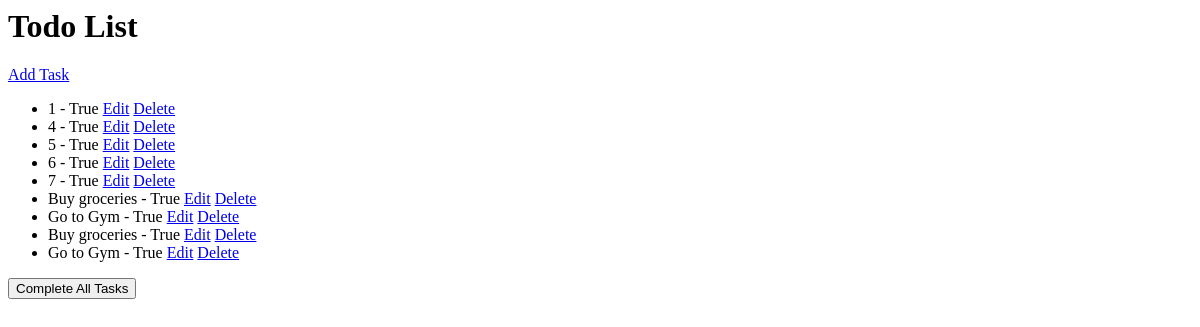
Before: / with the older database file.
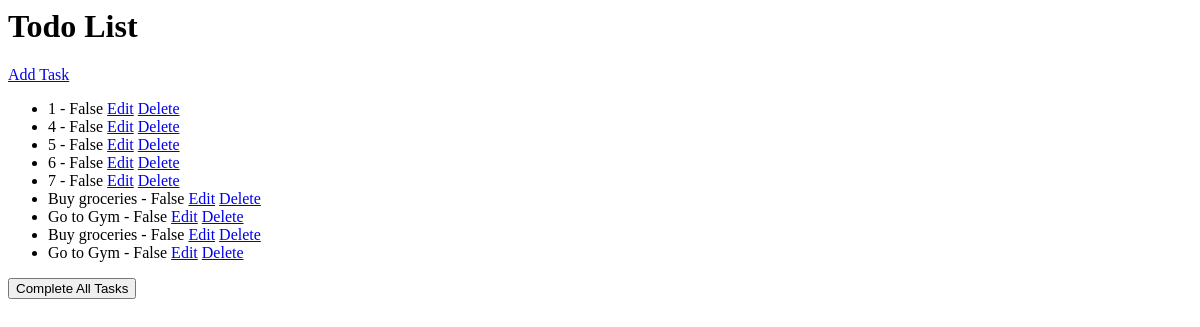
After: the same page with the newer database file.
### todos/models.py (models this page shows, shortened)
class Task(models.Model):
    title = models.CharField(max_length=200)
    description = models.TextField(blank=True, null=True)
    completed = models.BooleanField(default=False)
    created_at = models.DateTimeField(auto_now_add=True)
    updated_at = models.DateTimeField(auto_now=True)

### todos/views.py (the view)
# urls.py: path('',views.task_list, name='task_list'),
def task_list(request):
    tasks = Task.objects.all()
    return render(request, 'todos/task_list.html', {'tasks': tasks})

### todos/templates/todos/task_list.html (shortened to what this page needs)
<h1>Todo List</h1>
<a href="{% url 'task_create' %}">Add Task</a>
<ul>
{% for task in tasks %}
    <li>
        {{ task.title }} - {{ task.completed }}
        <a href="{% url 'task_update' task.id %}">Edit</a>
        <a href="{% url 'task_delete' task.id %}">Delete</a>
    </li>
{% endfor %}
</ul>
<form action="{% url 'bulk-complete' %}" method="post">
    <button type="submit">Complete All Tasks</button>
</form>

Changed rows visible on the page:
changed Task (number 1 of 9 on the later page): completed "True" → "False"
changed Task (number 2 of 9 on the later page): completed "True" → "False"
changed Task (number 3 of 9 on the later page): completed "True" → "False"
changed Task (number 4 of 9 on the later page): completed "True" → "False"
changed Task (number 5 of 9 on the later page): completed "True" → "False"
changed Task (number 6 of 9 on the later page): completed "True" → "False"
changed Task (number 7 of 9 on the later page): completed "True" → "False"
changed Task (number 8 of 9 on the later page): completed "True" → "False"
changed Task (number 9 of 9 on the later page): completed "True" → "False"
